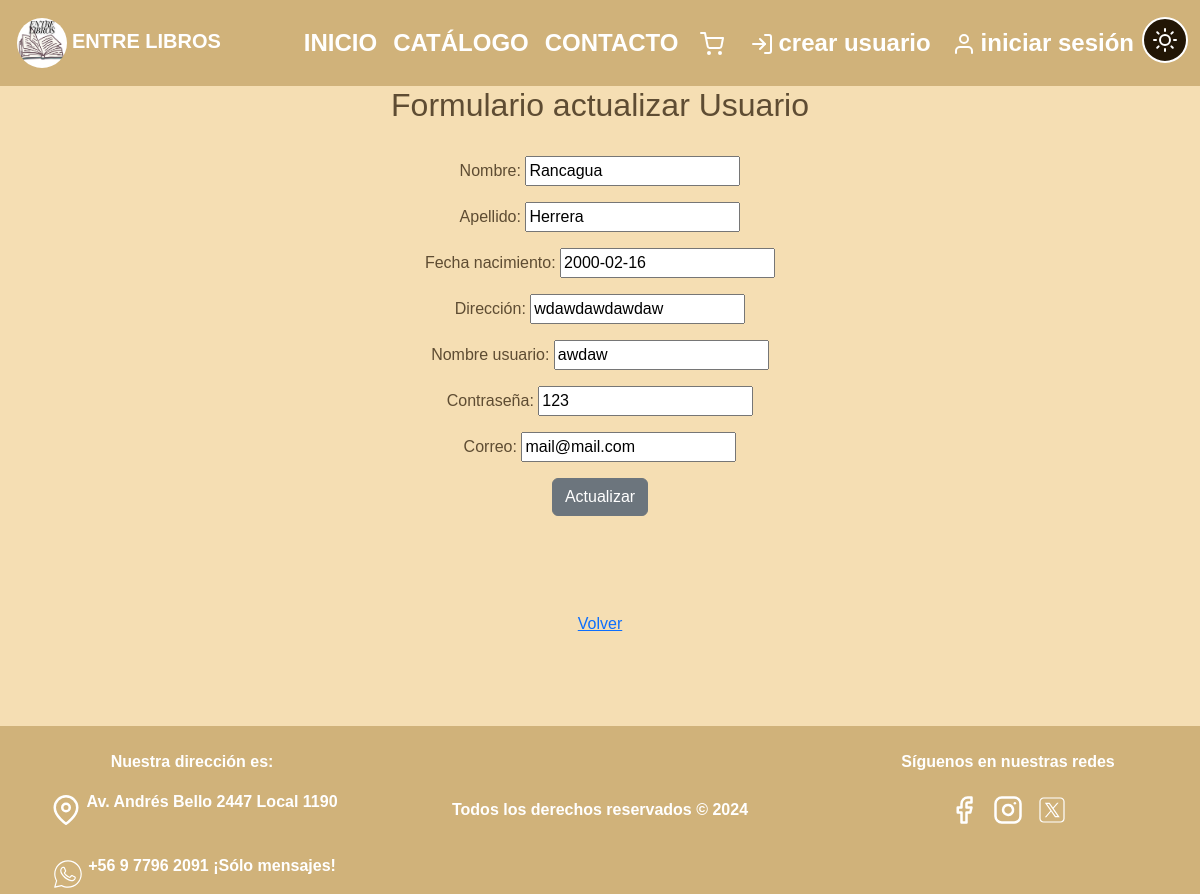
The app's page /entreLibros/usuarios_edit/4 with its own data.
### entreLibros/models.py (models this page shows, shortened)
class Usuario(models.Model):
    id_usuario      = models.AutoField(primary_key=True)
    nombre          = models.CharField(max_length=30)
    apellido        = models.CharField(max_length=30)
    fec_nac         = models.DateField(blank=False, null=False)
    direccion       = models.CharField(max_length=100)
    user_name       = models.CharField(max_length=20)
    correo          = models.EmailField(max_length=100)
    password        = models.CharField(max_length=100)

### entreLibros/views.py (the view)
# urls.py: path('usuarios_edit/<str:pk>',views.usuarios_edit,name='usuarios_edit'),
def usuarios_edit(request,pk):
    try:
        usuario = Usuario.objects.get(id_usuario=pk)
        context = {}
        if usuario:
            print("Edit encontro el usuario...")
            if request.method == "POST":
                print("Edit, es un POST")
                form = UsuarioForm(request.POST, instance=usuario)
                form.save()
                mensaje = "Bien, datos actualizados..."
                print(mensaje)
                context = {'usuario':usuario, 'form':form, 'mensaje':mensaje}
                return render(request, 'entreLibros/usuarios_edit.html', context)
            else:
                print("Edit, NO es un POST")
                form = UsuarioForm(instance=usuario)
                mensaje = ""
                context = {'usuario':usuario, 'form':form, 'mensaje':mensaje}
                return render(request, 'entreLibros/usuarios_edit.html', context)
    except:
        print("Error, id no existe...")
        usuarios = Usuario.objects.all()
        mensaje = "Error, id no existe"
        context = {'mensaje':mensaje, 'usuarios':usuarios}
        return render(request, 'entreLibros/usuarios_list.html', context)

### entreLibros/forms.py
class UsuarioForm(ModelForm):
    class Meta:
        model = Usuario
        fields = ["nombre","apellido","fec_nac","direccion","user_name","password","correo"]
        labels = {'nombre':'Nombre', 'fec_nac':'Fecha nacimiento', 'direccion':'Dirección', 'user_name':'Nombre usuario','password':'Contraseña'}

### entreLibros/templates/entreLibros/usuarios_edit.html (shortened to what this page needs)
<!DOCTYPE html>
<html lang="es">
  <head>
    {% load static %}
    <link rel="stylesheet" href="{% static 'CSS/style.css'%}" />
    <link rel="stylesheet" href="{% static 'CSS/styleCrud.css' %}" />
    <link
      href="https://cdn.jsdelivr.net/npm/bootstrap@5.3.3/dist/css/bootstrap.min.css"
      rel="stylesheet"
    />
  </head>
  <body>
    <nav
      id="navbar"
      class="navbar navbar-expand-lg text-uppercase fw-bold light-mode-footer"
    >
      <div class="container-fluid">
        <a class="navbar-brand" href="index.html"
          ><img
            src="{% static 'assets/ENTRE LIBROS.png' %}"
            class="rounded-circle"
            style="width: 60px"
          />Entre Libros</a
        >
        <div class="collapse navbar-collapse" id="navbarSupportedContent">
          <ul class="navbar-nav mb-2 mb-lg-0 fs-4 ms-auto">
            <li class="nav-item">
              <a class="nav-link active" aria-current="page" href="index.html"
                >Inicio</a
              >
            </li>
            <li class="nav-item">
              <a class="nav-link active" href="catalogo.html">Catálogo</a>
            </li>
            <li class="nav-item">
              <a class="nav-link active" href="contacto.html">Contacto</a>
            </li>
            <li>
              <a class="nav-link" href="carrito.html"
                ><img src="{% static 'assets/shopping-cart.svg' %}" alt=""
              /></a>
            </li>
            <li class="nav-item">
              <a class="nav-link active text-lowercase" href="crearUsuario.html"
                ><img src="{% static 'assets/log-in.svg' %}" alt="" />Crear
                usuario</a
              >
            </li>
            <li class="nav-item">
              <a class="nav-link active text-lowercase" href="login.html"
                ><img src="{% static 'assets/user.svg' %}" alt="" />iniciar
                sesión</a
              >
            </li>
            <li>
              <button
                class="btn fw-bold margin-left-3 rounded-circle p-1"
                id="modo-btn"
                style="
                  background-color: #221606;
                  border: white 2px;
                  border-style: solid;
                "
                onclick="toggleTheme()"
              >
                <img src="{% static 'assets/sun.svg' %}" alt="" />
              </button>
            </li>
          </ul>
        </div>
      </div>
    </nav>
    <div class="contenido" id="contenido">
      <div style="text-align: center">
        {% if usuario %}
        <h2>Formulario actualizar Usuario</h2>
        <br />
        <form action="" method="POST">
          {% csrf_token %} {{form.as_p}}
          <input type="submit" name="opcion" value="Actualizar" class="btn btn-secondary"/>
        </form>
        <br /><br />
        {% endif %}
        <br /><br />
        <div class="d-flex justify-content-center">
          <a href="{% url 'crud_usuarios' %}">Volver</a>
        </div>
      </div>
    </div>
    <footer id="footer" class="light-mode-footer">
      <div class="row">
        <div class="col-4 text-center">
          <br />
          <p>Nuestra dirección es:</p>
          <div class="direccion d-flex justify-content-center">
            <a
              href="https://www.google.com/maps/place/Andr%C3%A9s+Bello+2447,+Local+1190,+7510689+Providencia,+Regi%C3%B3n+Metropolitana"
              ><img
                class="iconoFooter"
                src="{% static 'assets/map-pin.svg' %}"
                class="p-3"
              />
            </a>
            <p>Av. Andrés Bello 2447 Local 1190</p>
          </div>
          <br />
          <div class="telefono d-flex justify-content-center">
            <a href="https://web.whatsapp.com/"
              ><img
                class="iconoFooter"
                src="{% static 'assets/icons8-whatsapp(blanco).svg' %}"
                alt=""
            /></a>
            <p>+56 9 7796 2091 ¡Sólo mensajes!</p>
          </div>
        </div>
        <div class="mt-5 col-4">
          <br />
          <p>Todos los derechos reservados © 2024</p>
        </div>
        <div class="col-4">
          <br />
          <p>Síguenos en nuestras redes</p>
          <a href="https://www.facebook.com/"
            ><img
              class="iconoFooter"
              src="{% static 'assets/facebook.svg' %}"
              class="p-3"
              alt=""
          /></a>
          <a href="https://www.instagram.com/"
            ><img
              class="iconoFooter"
              src="{% static 'assets/instagram.svg' %}"
              class="p-3"
              alt=""
          /></a>
          <a href="https://x.com/"
            ><img
              class="iconoFooter"
              src="{% static 'assets/icons8-twitterx.svg' %}"
              class="p-3"
              alt=""
          /></a>
        </div>
      </div>
    </footer>
  </body>
</html>

### static/CSS/style.css (style rules this page uses)
body { margin: 0 !important; padding: 0 !important; font-family: "Franklin Gothic Medium", "Arial Narrow", Arial, sans-serif !important; min-height: 100vh; width: 100%; }
.contenido { min-height: 80vh; width: 100%; background-color: wheat; transition: background-color 0.5s; }
.light-mode { background-color: wheat; color: #372711cb; }
.light-mode-footer { background-color: #d0b27a; color: white; font-weight: bold; }
.navbar img { padding: 5px; transition: transform 0.3s ease; }
footer { width: 100%; min-height: 20vh; color: white; text-align: center; background-color: rgb(124, 67, 29); overflow: hidden; }
.iconoFooter { width: 40px; padding: 5px; transition: transform 0.3s ease; }

### static/CSS/styleCrud.css (style rules this page uses)
body { margin: 0 !important; padding: 0 !important; }

### records on screen
Usuario: nombre "Rancagua", apellido "Herrera", fec_nac "2000-02-16", direccion "wdawdawdawdaw", user_name "awdaw", password "123", correo "mail@mail.com"
